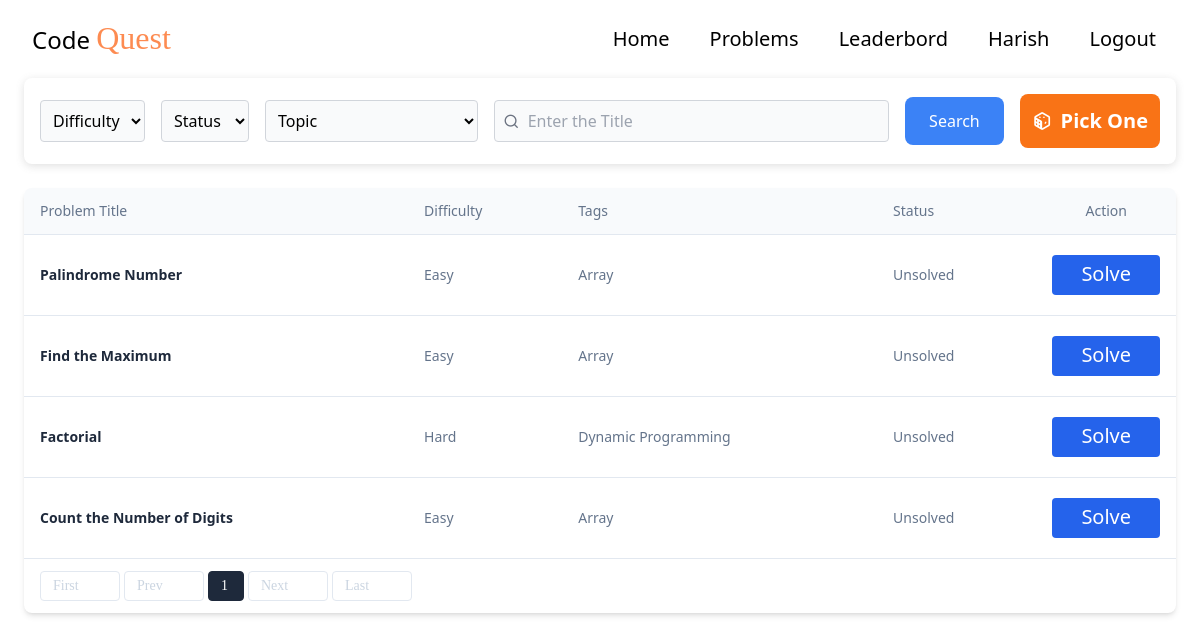
The page /problem/ (signed in) on the database its author committed.
### problems/models.py (models this page shows, shortened)
class Problem(models.Model):
    DIFFICULTY_CHOICES = [
        ('Easy', 'Easy'),
        ('Medium', 'Medium'),
        ('Hard', 'Hard'),
    ]
    TAGS=[
        ('Array', 'Array'),
        ('String', 'String'),
        ('Dynamic Programming', 'Dynamic Programming'),
        ('Tree', 'Tree'),
        ('Graph', 'Graph'),
        ('Backtracking', 'Backtracking'),
        ('Linked List', 'Linked List'),
        ('Binary Search', 'Binary Search')
    ]
    title = models.CharField(max_length=255)
    problem_statement = models.TextField()
    difficulty = models.CharField(max_length=10, choices=DIFFICULTY_CHOICES)
    tags = models.CharField(max_length=255,choices=TAGS)
    time_limit = models.IntegerField(help_text="Time limit in milliseconds")
    memory_limit = models.IntegerField(help_text="Memory limit in kilobytes")
    input_format = models.TextField()
    output_format = models.TextField()
    constraints = models.TextField()
    sample_test_cases = models.JSONField(help_text="Provide sample test cases in JSON format (e.g., [{'input': '[2,7,11,15], 9', 'output': '[0,1]'}]).")
    hidden_test_cases = models.JSONField(help_text="Provide hidden test cases in JSON format for evaluation (e.g., [{'input': '[1,5,3,7,11], 16', 'output': '[3,4]'}]).")
    created_at = models.DateTimeField(auto_now_add=True)

### problems/views.py (the view)
# urls.py: path('problem/',problem_list,name="problem"),
def problem_list(request):
    try:
        user = request.user
        if not user.is_authenticated:
            return redirect('login')
        solved_problem_ids = SolvedProblem.objects.filter(user=user).values_list('problem_id', flat=True)
        problems = Problem.objects.exclude(id__in=solved_problem_ids).order_by('id')
        difficulty = request.GET.get('difficulty')
        if difficulty:
            problems = problems.filter(difficulty__iexact=difficulty)
        status = request.GET.get('status')
        if status:
            if status == "todo":
                pass
            elif status == "solved":
                problems = Problem.objects.filter(id__in=solved_problem_ids).order_by('id')
        topic = request.GET.get('topic')
        if topic:
            problems = problems.filter(tags__icontains=topic)
        title = request.GET.get('problem-title')
        if title:
            problems = problems.filter(title__icontains=title)
        paginator = Paginator(problems, 10)  # Show 10 problems per page
        page_number = request.GET.get('page')
        try:
            page_obj = paginator.get_page(page_number)
        except PageNotAnInteger:
            page_obj = paginator.page(1)
        except EmptyPage:
            page_obj = paginator.page(paginator.num_pages)
        print("page",page_obj)
        return render(request, 'problems/problem.html', {'problems':page_obj})
    except Exception as e:
        print(f"Error occurred: {e}")
        return render(request, 'problems/problem.html', {'problems': []})

### problems/templates/problems/problem.html (shortened to what this page needs)
{% load static %}
<!DOCTYPE html>
<html lang="en">
<head>
   <link href="https://cdn.jsdelivr.net/npm/remixicon@4.5.0/fonts/remixicon.css" rel="stylesheet" />
   <script src="https://cdn.tailwindcss.com"></script>
</head>
<body>
   <nav>
      <div class="max-w-screen-xl flex flex-wrap items-center justify-between mx-auto px-8 py-4">
         <h2 class="text-2xl font-medium">Code <span>Quest</span></h2>
         <div class="hidden w-full md:block md:w-auto" id="navbar-default">
            <ul class="flex flex-col md:flex-row md:space-x-4">
               <li>
                  <a href="{% url 'home' %}" class="block py-2 px-3">Home</a>
               </li>
               <li>
                  <a href="{% url 'problem' %}" class="block py-2 px-3">Problems</a>
               </li>
               <li>
                  <a href="{% url 'leaderboard' %}" class="block py-2 px-3">Leaderbord</a>
               </li>
               {% if user.username %}
               <li>
                  <a href="{% url 'profile' %}" class="block py-2 px-3">{{ user.username }}</a>
               </li>
               <li>
                  <a href="{% url 'logout' %}" class="block py-2 px-3">Logout</a>
               </li>
               {% endif %}
            </ul>
         </div>
      </div>
   </nav>
   <form id="filterForm" action="{% url "problem_list" %}" method="get">
   <div class="flex items-center justify-center">
      <div class="flex flex-wrap items-center gap-4 max-w-6xl rounded-lg p-4 w-full"
         style="box-shadow: rgba(99, 99, 99, 0.2) 0px 2px 8px 0px;">
         <select name="difficulty"
            class="border border-gray-300 rounded p-2 bg-gray-50 focus:border-blue-400 w-full md:w-auto">
            <option value="">Difficulty</option>
         </select>
         <select name="status"
            class="border border-gray-300 rounded p-2 bg-gray-50 focus:border-blue-400 w-full md:w-auto">
            <option value="">Status</option>
         </select>
         <select name="topic"
            class="border border-gray-300 rounded p-2 bg-gray-50 focus:border-blue-400 w-full md:w-auto" >
            <option value="">Topic</option>
         </select>
         <div class="flex items-center border border-gray-300 rounded p-2 bg-gray-50 w-full md:flex-1">
            <i class="ri-search-line text-gray-500 mr-2"></i>
            <input type="text" name="problem-title" placeholder="Enter the Title"
               class="focus:outline-none bg-transparent w-full" autocomplete="off"/>
         </div>
         <button type="submit"
            class="bg-blue-500 text-white px-6 py-3 rounded-lg hover:bg-blue-600 transition-colors w-full md:w-auto mt-4 md:mt-0">
            Search
         </button>
         <a href="{% url "pick_random" %}"><div id="pickOne"
   class="flex items-center gap-2 cursor-pointer bg-orange-500 text-white p-3 rounded-lg w-full md:w-auto mt-4 md:mt-0 justify-center">
   <i class="ri-dice-line"></i>
   <h4 class="font-semibold">Pick One</h4>
</div></a>
      </div>
   </div>
</form>
   <div class="p-6 flex justify-center items-center">
      <div
         class="relative flex flex-col w-full h-full overflow-auto text-gray-700 bg-white shadow-md rounded-lg bg-clip-border">
         {% if problems %}
         <table class="w-full text-left table-auto min-w-max">
            <thead>
               <tr>
                  <th class="p-4 border-b border-slate-200 bg-slate-50">
                     <p class="text-sm font-normal leading-none text-slate-500">
                        Problem Title
                     </p>
                  </th>
                  <th class="p-4 border-b border-slate-200 bg-slate-50">
                     <p class="text-sm font-normal leading-none text-slate-500">
                        Difficulty
                     </p>
                  </th>
                  <th class="p-4 border-b border-slate-200 bg-slate-50">
                     <p class="text-sm font-normal leading-none text-slate-500">
                        Tags
                     </p>
                  </th>
                  <th class="p-4 border-b border-slate-200 bg-slate-50">
                     <p class="text-sm font-normal leading-none text-slate-500">
                        Status
                     </p>
                  </th>
                  <th class="p-4 border-b border-slate-200 bg-slate-50">
                     <p class="text-sm font-normal leading-none text-slate-500 text-center">
                        Action
                     </p>
                  </th>
               </tr>
            </thead>
            <tbody>
               {% for problem in problems %}
               <tr class="hover:bg-slate-50 border-b border-slate-200">
                  <td class="p-4 py-5">
                     <p class="block font-semibold text-sm text-slate-800">
                        {{problem.title}}
                     </p>
                  </td>
                  <td class="p-4 py-5">
                     <p class="text-sm text-slate-500">{{problem.difficulty}}</p>
                  </td>
                  <td class="p-4 py-5">
                     <p class="text-sm text-slate-500">{{problem.tags}}</p>
                  </td>
                  <td class="p-4 py-5">
                     <p class="text-sm text-slate-500">Unsolved</p>
                  </td>
                  <td class="p-4 py-5">
                     <button class="w-full h-10 text-sm text-white bg-blue-600 rounded hover:bg-blue-500">
                        <a href="{% url 'solve' problem.id %}" class="hover:text-white">Solve</a>
                     </button>
                  </td>
               </tr>
               {% endfor %}
            </tbody>
         </table>
         {% else %}
         <div class="p-4 text-center">
            <p class="text-lg text-slate-500">No problems found</p>
         </div>
         {% endif %}
          <div class="flex justify-left items-center px-4 py-3">
    <div class="flex space-x-1">
        {% if problems.has_previous %}
            <a href="?page=1" class="px-3 py-1 min-w-20 text-sm font-normal text-slate-500 bg-white border border-slate-200 rounded hover:bg-slate-50 hover:border-slate-400 transition duration-200 ease">
                First
            </a>
            <a href="?page={{ problems.previous_page_number }}" class="px-3 py-1 min-w-20 text-sm font-normal text-slate-500 bg-white border border-slate-200 rounded hover:bg-slate-50 hover:border-slate-400 transition duration-200 ease">
                Prev
            </a>
        {% else %}
            <span class="px-3 py-1 min-w-20 text-sm font-normal text-slate-300 bg-white border border-slate-200 rounded cursor-not-allowed">
                First
            </span>
            <span class="px-3 py-1 min-w-20 text-sm font-normal text-slate-300 bg-white border border-slate-200 rounded cursor-not-allowed">
                Prev
            </span>
        {% endif %}
        {% for num in problems.paginator.page_range %}
            {% if problems.number == num %}
                <span class="px-3 py-1 min-w-9 text-sm font-normal text-white bg-slate-800 border border-slate-800 rounded">
                    {{ num }}
                </span>
            {% else %}
                <a href="?page={{ num }}" class="px-3 py-1 min-w-9 text-sm font-normal text-slate-500 bg-white border border-slate-200 rounded hover:bg-slate-50 hover:border-slate-400 transition duration-200 ease">
                    {{ num }}
                </a>
            {% endif %}
        {% endfor %}
        {% if problems.has_next %}
            <a href="?page={{ problems.next_page_number }}" class="px-3 py-1 min-w-20 text-sm font-normal text-slate-500 bg-white border border-slate-200 rounded hover:bg-slate-50 hover:border-slate-400 transition duration-200 ease">
                Next
            </a>
            <a href="?page={{ problems.paginator.num_pages }}" class="px-3 py-1 min-w-20 text-sm font-normal text-slate-500 bg-white border border-slate-200 rounded hover:bg-slate-50 hover:border-slate-400 transition duration-200 ease">
                Last
            </a>
        {% else %}
            <span class="px-3 py-1 min-w-20 text-sm font-normal text-slate-300 bg-white border border-slate-200 rounded cursor-not-allowed">
                Next
            </span>
            <span class="px-3 py-1 min-w-20 text-sm font-normal text-slate-300 bg-white border border-slate-200 rounded cursor-not-allowed">
                Last
            </span>
        {% endif %}
    </div>
</div>
      </div>
   </div>
</body>
</html>

### problems/templates/problems/problem.html (style rules this page uses)
:root { --background-color: #f6f8ff; --black: #4a4947; --orange: #ffbd73; --dark-orange: #fd8b51; }
select { outline: none; }
span { font-family: jost; font-weight: 500; color: var(--dark-orange); font-size: 4vh; }
a { position: relative; display: inline-block; text-decoration: none; color: var(--black); font-weight: 500; font-size: 2.5vh; transition: color 0.3s ease; }

### rows shown on the page
Problem: title "Palindrome Number", difficulty "Easy", tags "Array"
Problem: title "Find the Maximum", difficulty "Easy", tags "Array"
Problem: title "Factorial", difficulty "Hard", tags "Dynamic Programming"
Problem: title "Count the Number of Digits", difficulty "Easy", tags "Array"

### other values the page prints
{{ user.username }} "Harish"
{{ num }} "1"
